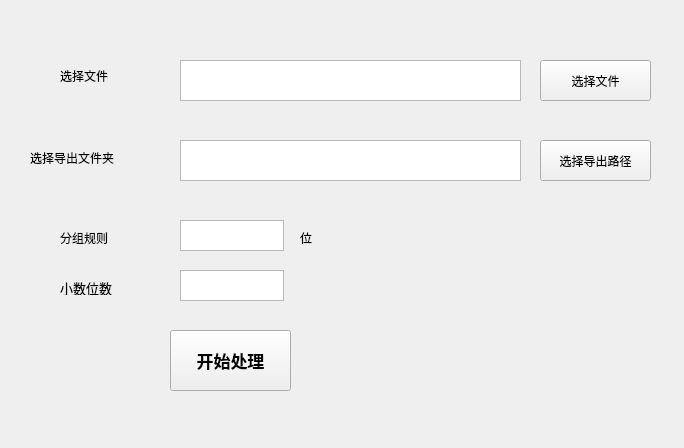
<?xml version="1.0" encoding="UTF-8"?>
<ui version="4.0">
 <class>diffAssignForm</class>
 <widget class="QWidget" name="diffAssignForm">
  <property name="windowModality">
   <enum>Qt::NonModal</enum>
  </property>
  <property name="geometry">
   <rect>
    <x>0</x>
    <y>0</y>
    <width>684</width>
    <height>448</height>
   </rect>
  </property>
  <property name="windowTitle">
   <string>diffAssign</string>
  </property>
  <widget class="QTextEdit" name="fileShowInput">
   <property name="geometry">
    <rect>
     <x>180</x>
     <y>60</y>
     <width>341</width>
     <height>41</height>
    </rect>
   </property>
  </widget>
  <widget class="QPushButton" name="fileSelectorBtn">
   <property name="geometry">
    <rect>
     <x>540</x>
     <y>60</y>
     <width>111</width>
     <height>41</height>
    </rect>
   </property>
   <property name="text">
    <string>选择文件</string>
   </property>
  </widget>
  <widget class="QLabel" name="label">
   <property name="geometry">
    <rect>
     <x>60</x>
     <y>60</y>
     <width>72</width>
     <height>31</height>
    </rect>
   </property>
   <property name="text">
    <string>选择文件</string>
   </property>
  </widget>
  <widget class="QLabel" name="label_2">
   <property name="geometry">
    <rect>
     <x>30</x>
     <y>150</y>
     <width>111</width>
     <height>16</height>
    </rect>
   </property>
   <property name="text">
    <string>选择导出文件夹</string>
   </property>
  </widget>
  <widget class="QTextEdit" name="outPathInput">
   <property name="geometry">
    <rect>
     <x>180</x>
     <y>140</y>
     <width>341</width>
     <height>41</height>
    </rect>
   </property>
  </widget>
  <widget class="QPushButton" name="fileOutPathBtn">
   <property name="geometry">
    <rect>
     <x>540</x>
     <y>140</y>
     <width>111</width>
     <height>41</height>
    </rect>
   </property>
   <property name="text">
    <string>选择导出路径</string>
   </property>
  </widget>
  <widget class="QLabel" name="label_3">
   <property name="geometry">
    <rect>
     <x>60</x>
     <y>230</y>
     <width>72</width>
     <height>15</height>
    </rect>
   </property>
   <property name="text">
    <string>分组规则</string>
   </property>
  </widget>
  <widget class="QTextEdit" name="groupNumInput">
   <property name="geometry">
    <rect>
     <x>180</x>
     <y>220</y>
     <width>104</width>
     <height>31</height>
    </rect>
   </property>
  </widget>
  <widget class="QLabel" name="label_4">
   <property name="geometry">
    <rect>
     <x>300</x>
     <y>230</y>
     <width>72</width>
     <height>15</height>
    </rect>
   </property>
   <property name="text">
    <string>位</string>
   </property>
  </widget>
  <widget class="QPushButton" name="pushButton">
   <property name="geometry">
    <rect>
     <x>170</x>
     <y>330</y>
     <width>121</width>
     <height>61</height>
    </rect>
   </property>
   <property name="font">
    <font>
     <pointsize>13</pointsize>
     <weight>75</weight>
     <bold>true</bold>
    </font>
   </property>
   <property name="text">
    <string>开始处理</string>
   </property>
  </widget>
  <widget class="QLabel" name="label_5">
   <property name="geometry">
    <rect>
     <x>60</x>
     <y>280</y>
     <width>72</width>
     <height>15</height>
    </rect>
   </property>
   <property name="font">
    <font>
     <pointsize>10</pointsize>
    </font>
   </property>
   <property name="text">
    <string>小数位数</string>
   </property>
  </widget>
  <widget class="QTextEdit" name="decimalPlaceInput">
   <property name="geometry">
    <rect>
     <x>180</x>
     <y>270</y>
     <width>104</width>
     <height>31</height>
    </rect>
   </property>
  </widget>
 </widget>
 <resources/>
 <connections/>
</ui>
